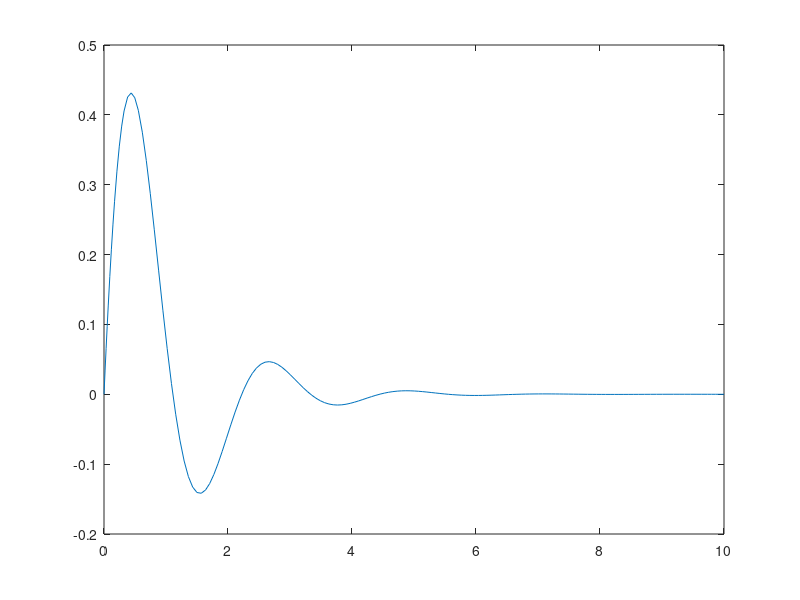

The MATLAB source for this figure:
%% 3.4
clear; clc;

% define the interval
ts=-0; te=10;

% initial value
y10=0;
y20=2;

% definition of the ode (right hand side)
ode_33=@(t,y) [y(2); -9*y(1)-2*y(2)];

% solve the ode
[t,y]=ode45(ode_33,[ts te],[y10; y20]);

plot(t,y);

plot(t,y(:,1));